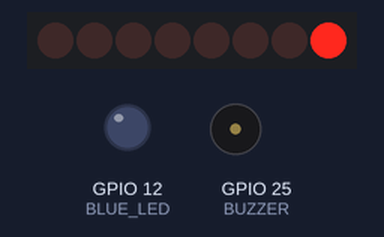
Simulated run of this program. Board: Raspberry Pi (BCM pin numbers). Shown: 8 shift-register outputs drawn as a row of LEDs (first output left, lit = HIGH), output pins drawn as LEDs (lit = HIGH), buzzer (waves = sounding, pin HIGH). The clock reads 2024-03-15 10:24:30 at power-on unless the program sets it; library files of the repository ran but are not shown: 2 file(s); pins used as bus, display or sensor lines are not drawn; what the program prints to the terminal is not drawn.

Above: at 0.5 s.
At 2.3 s:
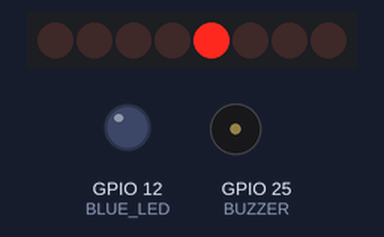
At 3.5 s:
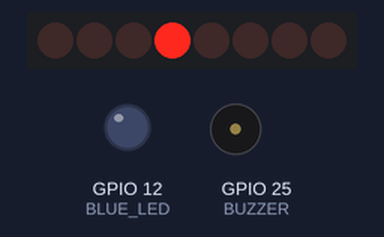
At 5.7 s:
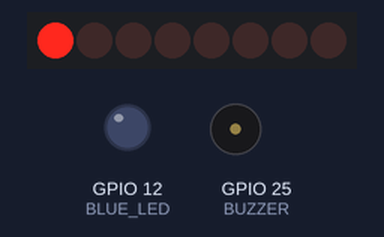
At 9.6 s:
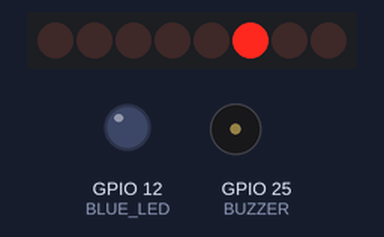
At 13.9 s:
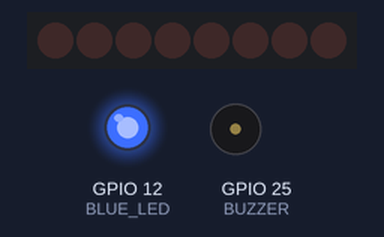
Timing chart, 0 to 14.5 s (numbered marks = the images above):
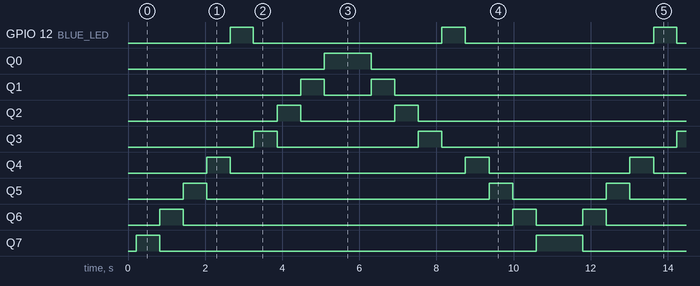

The program:

main.py
```python
import pygame
from shift_register import init_shift_register, shift_out, blue_on, blue_off, sound_buzzer, cleanup
from controller import init_controller

import time

LEVEL = 1  # Start at level 1
SPEED = 0.3  # Initial speed of the light
SCORE = 0
HIGH_SCORE = 0

STATES = [
    0b10000000,
    0b01000000,
    0b00100000,
    0b00010000,
    0b00000000,
    0b00001000,
    0b00000100,
    0b00000010,
    0b00000001,
]
CONTROLLER = init_controller()

# Function to increase level and speed
def next_level():
    global LEVEL, SPEED
    if LEVEL < 20:
        LEVEL += 1
        SPEED *= 0.7   # Increase speed

def restart():
    global LEVEL, SPEED
    LEVEL = 1
    SPEED = 0.3
    time.sleep(0.3)

# Function to run the game loop
def run_game():
    global LEVEL, SPEED, SCORE, HIGH_SCORE
    direction = 1
    current_index = 0

    while True:
        for i in range(len(STATES)):
            if direction == 1:
                current_index = i
            else:
                current_index = len(STATES) - 1 - i

            blue_off()
            shift_out(STATES[current_index])  # For debugging or printing the state

            if current_index == 4:  # Blue LED state
                blue_on()
                start_time = time.time()
                while time.time() - start_time < SPEED:
                    pygame.event.pump()
                    if CONTROLLER.get_button(0):
                        sound_buzzer()  # Play the buzzer sound
                        next_level()  # Progress to the next level
                        SCORE += 1
                        HIGH_SCORE = max(SCORE, HIGH_SCORE)
                        print("SCORE:", SCORE)
                        print("HIGH SCORE:", HIGH_SCORE)
                        break
            else:
                start_time = time.time()
                while time.time() - start_time < SPEED:
                    pygame.event.pump()
                    if CONTROLLER.get_button(0):
                        restart()
                        SCORE = 0
                        break

            time.sleep(SPEED)

        direction *= -1

if __name__ == "__main__":
    try:
        init_shift_register()

        while True:
            run_game()
    except KeyboardInterrupt:
        cleanup()
        print("Exiting the game!")
```

init_shift_register.py
```python
import RPi.GPIO as GPIO
from .pins import PINS

def init_shift_register():
    GPIO.setmode(GPIO.BCM)
    GPIO.setup(PINS['DS'], GPIO.OUT)
    GPIO.setup(PINS['SHCP'], GPIO.OUT)
    GPIO.setup(PINS['STCP'], GPIO.OUT)
    GPIO.setup(PINS['BLUE_LED'], GPIO.OUT)
    GPIO.setup(PINS['BUZZER'], GPIO.OUT)

    GPIO.output(PINS['DS'], GPIO.LOW)
    GPIO.output(PINS['SHCP'], GPIO.LOW)
    GPIO.output(PINS['STCP'], GPIO.LOW)
    GPIO.output(PINS['BLUE_LED'], GPIO.LOW)
    GPIO.output(PINS['BUZZER'], GPIO.LOW)
```

shift_out.py
```python
import RPi.GPIO as GPIO
import time
from .pins import PINS
grace = 0.001

def shift_out(data):
    for i in range(8): # 1 byte
        bit = (data >> (7 - i)) & 0x01
        GPIO.output(PINS['DS'], bit)

        GPIO.output(PINS['SHCP'], GPIO.HIGH)
        time.sleep(grace)
        GPIO.output(PINS['SHCP'], GPIO.LOW)

    GPIO.output(PINS['STCP'], GPIO.HIGH)
    time.sleep(grace)
    GPIO.output(PINS['STCP'], GPIO.LOW)
```

blue_on.py
```python
import RPi.GPIO as GPIO
from .pins import PINS

def blue_on():
    GPIO.output(PINS['BLUE_LED'], GPIO.HIGH)
    return True
```

blue_off.py
```python
import RPi.GPIO as GPIO
from .pins import PINS

def blue_off():
    GPIO.output(PINS['BLUE_LED'], GPIO.LOW)
    return False
```

sound_buzzer.py
```python
import RPi.GPIO as GPIO
from .pins import PINS, BUZZER_DURATION, BUZZER_FREQ
import time

def sound_buzzer():
    start_time = time.time()
    while time.time() - start_time < BUZZER_DURATION:
        GPIO.output(PINS['BUZZER'], GPIO.HIGH)
        time.sleep(1 / BUZZER_FREQ / 2)
        GPIO.output(PINS['BUZZER'], GPIO.LOW)
        time.sleep(1 / BUZZER_FREQ / 2)
    start_time = time.time()
    while time.time() - start_time < BUZZER_DURATION:
        GPIO.output(PINS['BUZZER'], GPIO.HIGH)
        time.sleep(1 / BUZZER_FREQ / 2.5)
        GPIO.output(PINS['BUZZER'], GPIO.LOW)
        time.sleep(1 / BUZZER_FREQ / 2.5)
    start_time = time.time()
    while time.time() - start_time < BUZZER_DURATION:
        GPIO.output(PINS['BUZZER'], GPIO.HIGH)
        time.sleep(1 / BUZZER_FREQ / 3)
        GPIO.output(PINS['BUZZER'], GPIO.LOW)
        time.sleep(1 / BUZZER_FREQ / 3)
```

cleanup.py
```python
import RPi.GPIO as GPIO

def cleanup():
    print("Cleaning...")
    GPIO.cleanup()
    
```

init_controller.py
```python
import time
import pygame

def init_controller():
    # Initialize pygame's joystick module
    pygame.init()
    pygame.joystick.init()

    # Check if a joystick is connected
    controller_count = 0
    while controller_count == 0:
        print("Searching for controller...")
        pygame.joystick.init()
        controller_count = pygame.joystick.get_count()
        time.sleep(0.2)

    # Initialize the first joystick
    controller = pygame.joystick.Joystick(0)
    controller.init()
    return controller
```

pins.py
```python
PINS = {
    'DS':16,
    'SHCP':21,
    'STCP':20,
    'BLUE_LED':12,
    'BUZZER':25
}

BUZZER_FREQ = 500
BUZZER_DURATION = 0.1
```

Measured:
- by itself, GPIO 12 (BLUE_LED): alternates HIGH for 0.60 s and LOW for 4.9 s
- by itself, Q0: alternates HIGH for 1.2 s and LOW for 9.8 s
- by itself, Q1: repeats every 11.0 s: LOW 1.2 s, HIGH 0.61 s, LOW 8.5 s, HIGH 0.61 s
- by itself, Q2: repeats every 11.0 s: LOW 2.4 s, HIGH 0.61 s, LOW 7.3 s, HIGH 0.61 s
- by itself, Q3: repeats every 11.0 s: LOW 3.7 s, HIGH 0.61 s, LOW 6.1 s, HIGH 0.61 s
- by itself, Q4: repeats every 11.0 s: LOW 6.1 s, HIGH 0.61 s, LOW 3.7 s, HIGH 0.61 s
- by itself, Q5: repeats every 11.0 s: LOW 7.3 s, HIGH 0.61 s, LOW 2.4 s, HIGH 0.61 s
- by itself, Q6: repeats every 11.0 s: LOW 8.5 s, HIGH 0.61 s, LOW 1.2 s, HIGH 0.61 s
